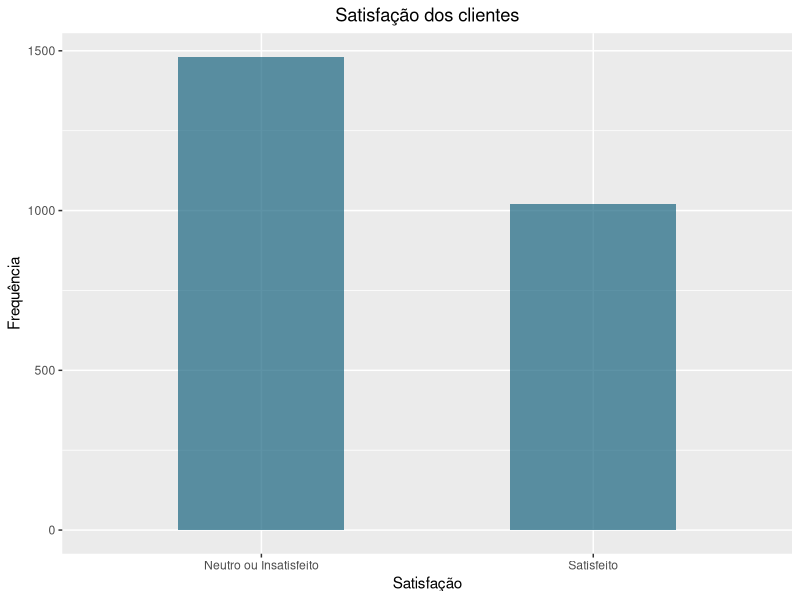
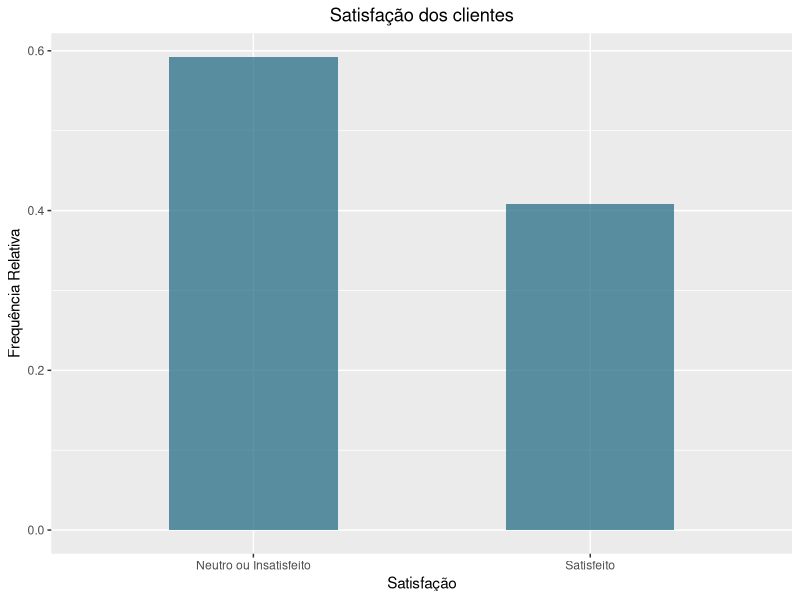
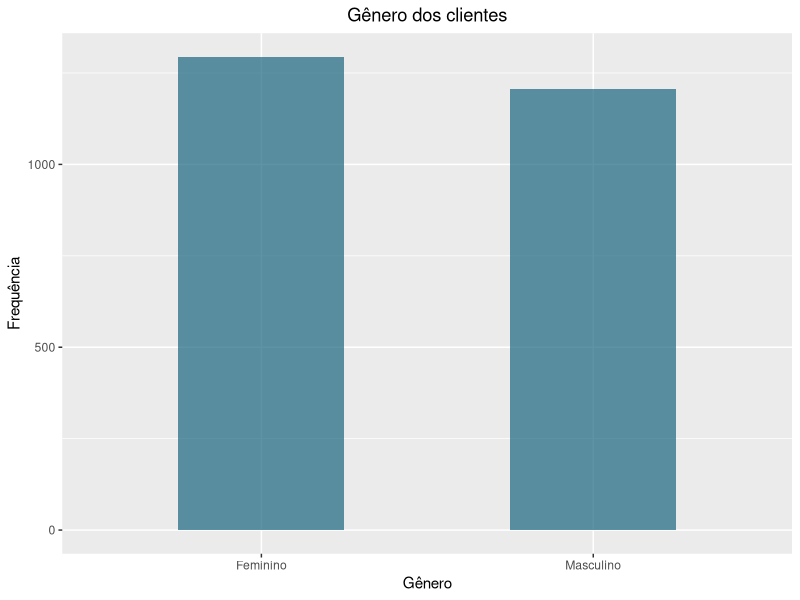
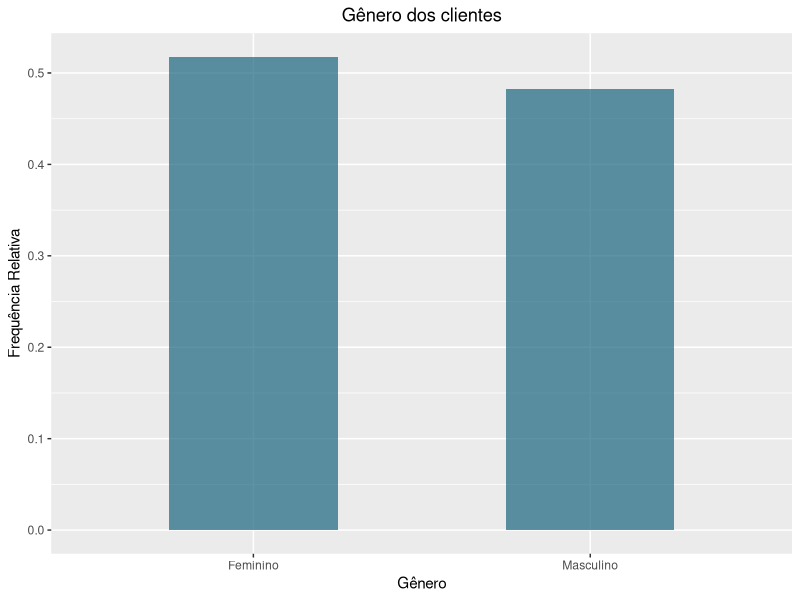
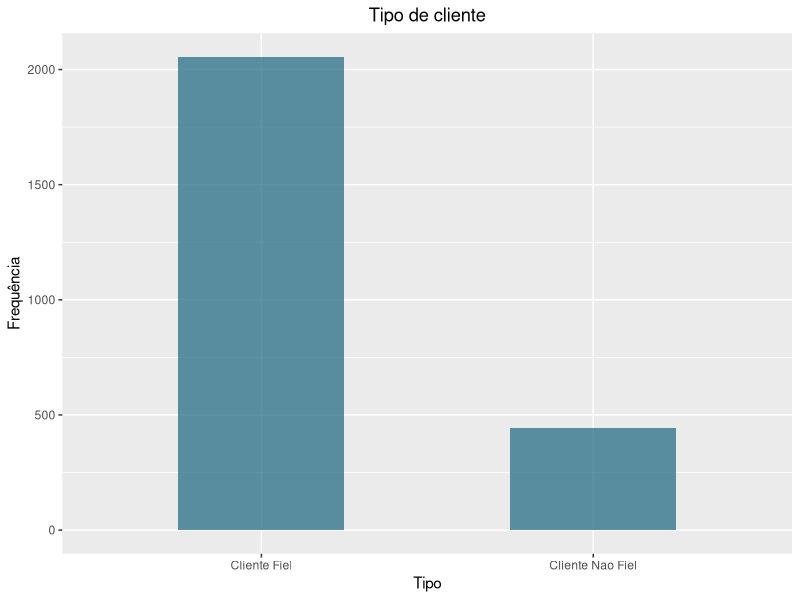
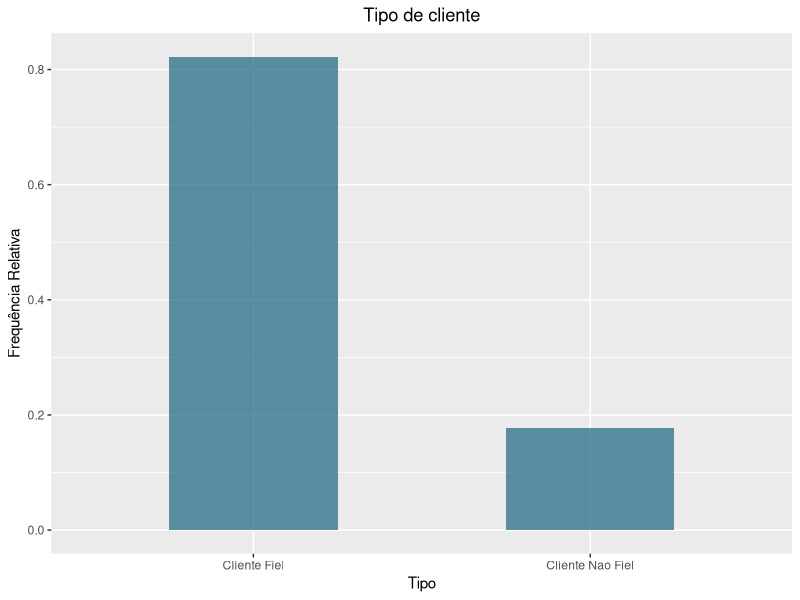
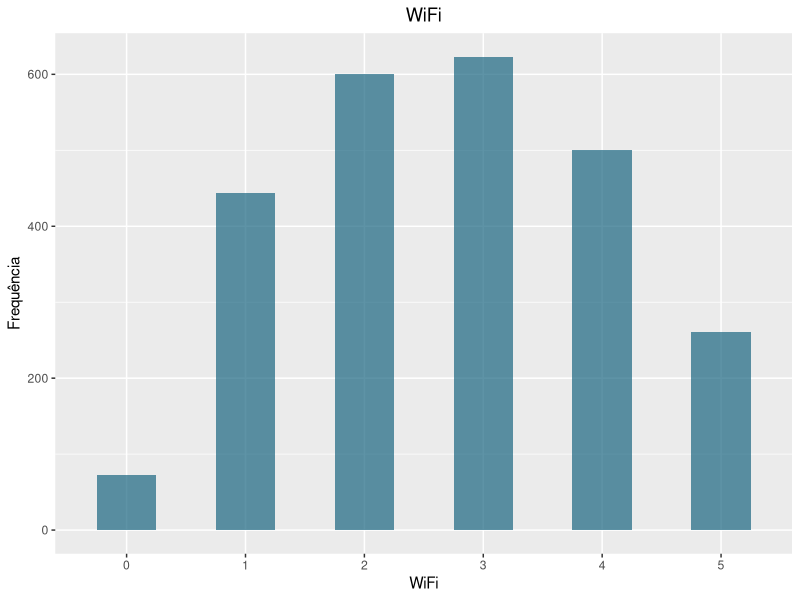
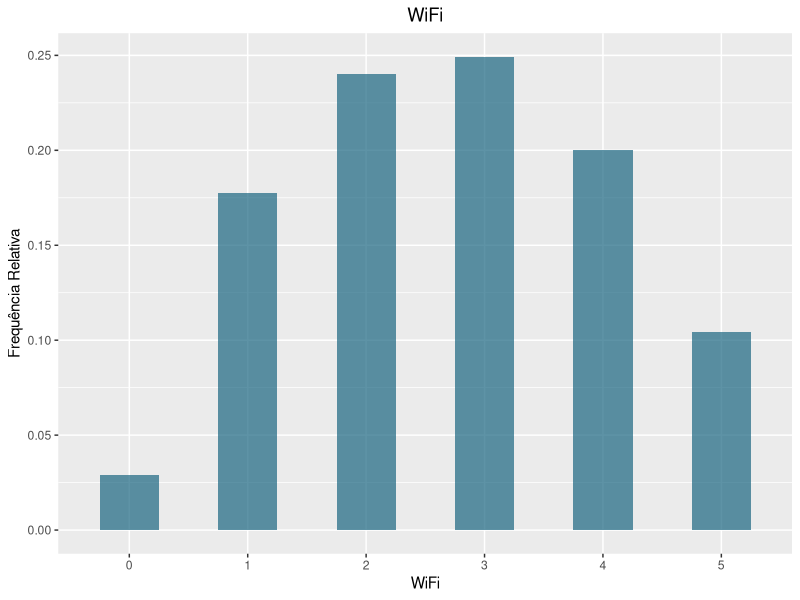

The R script that drew these images, in order:
library("tidyverse")
library("dplyr")
library("ggplot2")

dados <- read_csv(file = "Base4.csv")

# ANÁLISE UNIVARIADA

# Análise da variável satisfação

satisfacao <- table(dados$Satisfacao)
satisfacao

freq_relativa_satisfeitos <- prop.table(satisfacao)
freq_relativa_satisfeitos

satisfacao <- as.data.frame(satisfacao)
satisfacao <- rename(satisfacao, "Satisfacao" = "Var1", "Freq" = "Freq")
satisfacao

freq_relativa_satisfeitos <- as.data.frame(freq_relativa_satisfeitos)
freq_relativa_satisfeitos <- rename(freq_relativa_satisfeitos, "Satisfacao" = "Var1", "Freq" = "Freq") # nolint: line_length_linter.
freq_relativa_satisfeitos

satisfacao %>%
  ggplot(aes(x = Satisfacao, y = Freq)) +
  geom_bar(stat = "identity", fill = rgb(0.1, 0.4, 0.5, 0.7), width = 0.5) +
  labs(title = "Satisfação dos clientes", x = "Satisfação", y = "Frequência") +
  theme(plot.title = element_text(hjust = 0.5))

freq_relativa_satisfeitos %>%
  ggplot(aes(x = Satisfacao, y = Freq)) +
  geom_bar(stat = "identity", fill = rgb(0.1, 0.4, 0.5, 0.7), width = 0.5) +
  labs(title = "Satisfação dos clientes", x = "Satisfação", y = "Frequência Relativa") + # nolint: line_length_linter.
  theme(plot.title = element_text(hjust = 0.5))

# Análise da variável gênero

genero <- table(dados$Genero)
genero

freq_relativa_genero <- prop.table(genero)
freq_relativa_genero

genero <- as.data.frame(genero)
genero <- rename(genero, "Genero" = "Var1", "Freq" = "Freq")

freq_relativa_genero <- as.data.frame(freq_relativa_genero)
freq_relativa_genero <- rename(freq_relativa_genero, "Genero" = "Var1", "Freq" = "Freq") # nolint: line_length_linter.

genero %>%
  ggplot(aes(x = Genero, y = Freq)) +
  geom_bar(stat = "identity", fill = rgb(0.1, 0.4, 0.5, 0.7), width = 0.5) +
  labs(title = "Gênero dos clientes", x = "Gênero", y = "Frequência") +
  theme(plot.title = element_text(hjust = 0.5))

freq_relativa_genero %>%
    ggplot(aes(x = Genero, y = Freq)) +
    geom_bar(stat = "identity", fill = rgb(0.1, 0.4, 0.5, 0.7), width = 0.5) +
    labs(title = "Gênero dos clientes", x = "Gênero", y = "Frequência Relativa") + # nolint: line_length_linter.
    theme(plot.title = element_text(hjust = 0.5))

# Análise da variável tipo

tipo <- table(dados$Tipo)
tipo

freq_relativa_tipo <- prop.table(tipo)
freq_relativa_tipo

tipo <- as.data.frame(tipo)
tipo <- rename(tipo, "Tipo" = "Var1", "Freq" = "Freq")

freq_relativa_tipo <- as.data.frame(freq_relativa_tipo)
freq_relativa_tipo <- rename(freq_relativa_tipo, "Tipo" = "Var1", "Freq" = "Freq") # nolint: line_length_linter.

tipo %>%
  ggplot(aes(x = Tipo, y = Freq)) +
  geom_bar(stat = "identity", fill = rgb(0.1, 0.4, 0.5, 0.7), width = 0.5) +
  labs(title = "Tipo de cliente", x = "Tipo", y = "Frequência") +
  theme(plot.title = element_text(hjust = 0.5))

freq_relativa_tipo %>%
    ggplot(aes(x = Tipo, y = Freq)) +
    geom_bar(stat = "identity", fill = rgb(0.1, 0.4, 0.5, 0.7), width = 0.5) +
    labs(title = "Tipo de cliente", x = "Tipo", y = "Frequência Relativa") + # nolint: line_length_linter.
    theme(plot.title = element_text(hjust = 0.5))

# Análise da variável WiFi

wifi <- table(dados$WiFi)
wifi

freq_relativa_wifi <- prop.table(wifi)
freq_relativa_wifi

wifi <- as.data.frame(wifi)
wifi <- rename(wifi, "WiFi" = "Var1", "Freq" = "Freq")

freq_relativa_wifi <- as.data.frame(freq_relativa_wifi)
freq_relativa_wifi <- rename(freq_relativa_wifi, "WiFi" = "Var1", "Freq" = "Freq") # nolint: line_length_linter.

wifi %>%
  ggplot(aes(x = WiFi, y = Freq)) +
  geom_bar(stat = "identity", fill = rgb(0.1, 0.4, 0.5, 0.7), width = 0.5) +
  labs(title = "WiFi", x = "WiFi", y = "Frequência") +
  theme(plot.title = element_text(hjust = 0.5))

freq_relativa_wifi %>%
    ggplot(aes(x = WiFi, y = Freq)) +
    geom_bar(stat = "identity", fill = rgb(0.1, 0.4, 0.5, 0.7), width = 0.5) +
    labs(title = "WiFi", x = "WiFi", y = "Frequência Relativa") + # nolint: line_length_linter.
    theme(plot.title = element_text(hjust = 0.5))

# Análise da variável Comida_Bebida

alimentacao <- table(dados$Comida_Bebida)
alimentacao

freq_relativa_alimentacao <- prop.table(alimentacao)
freq_relativa_alimentacao

alimentacao <- as.data.frame(alimentacao)
alimentacao <- rename(alimentacao, "Comida_Bebida" = "Var1", "Freq" = "Freq")

freq_relativa_alimentacao <- as.data.frame(freq_relativa_alimentacao)
freq_relativa_alimentacao <- rename(freq_relativa_alimentacao, "Comida_Bebida" = "Var1", "Freq" = "Freq") # nolint: line_length_linter.

alimentacao %>%
  ggplot(aes(x = Comida_Bebida, y = Freq)) +
  geom_bar(stat = "identity", fill = rgb(0.1, 0.4, 0.5, 0.7), width = 0.5) +
  labs(title = "Comida e bebida", x = "Comida e bebida", y = "Frequência") +
  theme(plot.title = element_text(hjust = 0.5))

freq_relativa_alimentacao %>%
    ggplot(aes(x = Comida_Bebida, y = Freq)) +
    geom_bar(stat = "identity", fill = rgb(0.1, 0.4, 0.5, 0.7), width = 0.5) +
    labs(title = "Comida e bebida", x = "Comida e bebida", y = "Frequência Relativa") + # nolint: line_length_linter.
    theme(plot.title = element_text(hjust = 0.5))

# Análise da variável Limpeza

limpeza <- table(dados$Limpeza)
limpeza

freq_relativa_limpeza <- prop.table(limpeza)
freq_relativa_limpeza

limpeza <- as.data.frame(limpeza)
limpeza <- rename(limpeza, "Limpeza" = "Var1", "Freq" = "Freq")

freq_relativa_limpeza <- as.data.frame(freq_relativa_limpeza)
freq_relativa_limpeza <- rename(freq_relativa_limpeza, "Limpeza" = "Var1", "Freq" = "Freq") # nolint: line_length_linter.

limpeza %>%
  ggplot(aes(x = Limpeza, y = Freq)) +
  geom_bar(stat = "identity", fill = rgb(0.1, 0.4, 0.5, 0.7), width = 0.5) +
  labs(title = "Limpeza", x = "Limpeza", y = "Frequência") +
  theme(plot.title = element_text(hjust = 0.5))

# Análise da variável Distância

n_classes <- nclass.Sturges(dados$Distancia)
maior_distancia <- max(dados$Distancia)
menor_distancia <- min(dados$Distancia)

amplitude <- ceiling((maior_distancia - menor_distancia) / n_classes)
amplitude


classe_inf <- min(dados$Distancia)
classe_sup <- classe_inf + (amplitude * n_classes)

intervalos <- seq(classe_inf, classe_sup, by = amplitude) # nolint: line_length_linter.
intervalos

distancia <- table(cut(dados$Distancia, breaks = intervalos, right = FALSE))
distancia

freq_relativa_distancia <- prop.table(distancia)
freq_relativa_distancia

distancia <- as.data.frame(distancia)
distancia <- rename(distancia, "Distancia" = "Var1", "Freq" = "Freq")
distancia

freq_relativa_distancia <- as.data.frame(freq_relativa_distancia)
freq_relativa_distancia <- rename(freq_relativa_distancia, "Distancia" = "Var1", "Freq" = "Freq") # nolint: line_length_linter.

median(dados$Distancia)
mean(dados$Distancia)
sd(dados$Distancia)